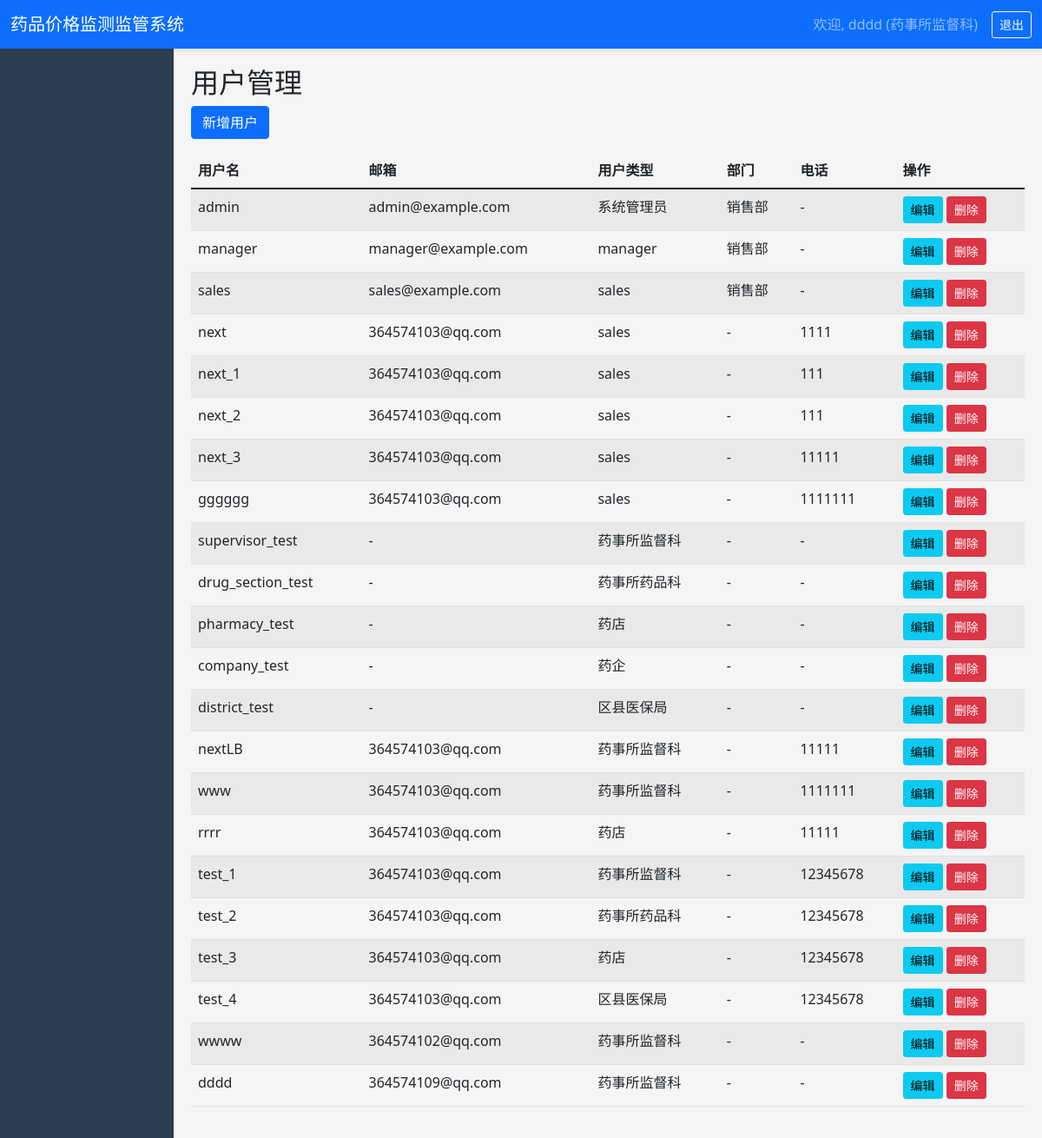
/system/users/ (signed in), run on an earlier commit of the app's database.
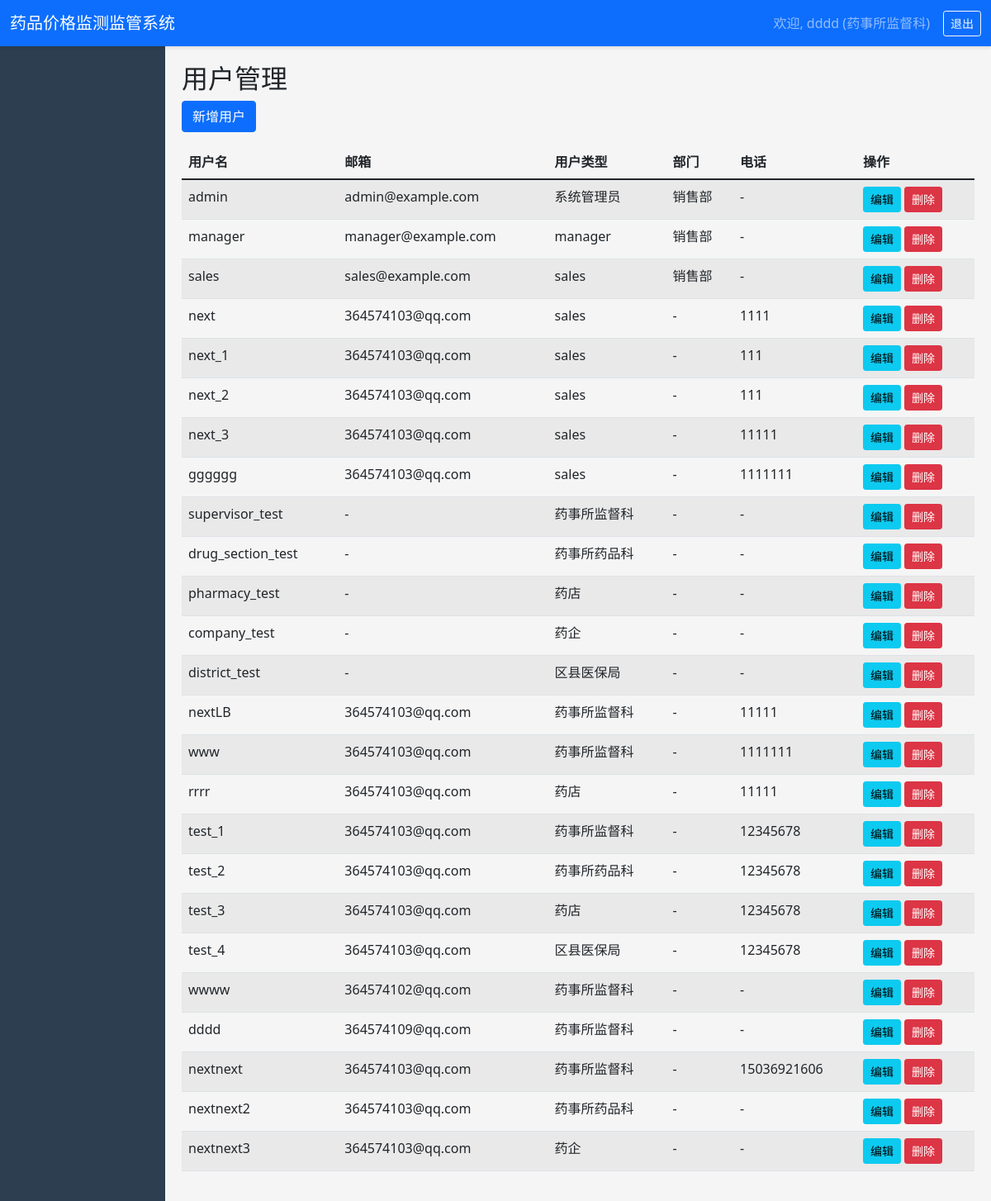
And on a later commit of the database.
### core/models.py (models this page shows, shortened)
class User(AbstractUser):
    USER_TYPE_CHOICES = [
        ('admin', '系统管理员'),
        ('supervisor', '药事所监督科'),
        ('drug_section', '药事所药品科'),
        ('pharmacy', '药店'),
        ('company', '药企'),
        ('district', '区县医保局'),
    ]
    user_type = models.CharField(max_length=20, choices=USER_TYPE_CHOICES, verbose_name='用户类型')
    phone = models.CharField(max_length=20, blank=True, verbose_name='联系电话')
    department = models.ForeignKey('Department', on_delete=models.SET_NULL, null=True, blank=True, related_name='users')
    organization = models.CharField(max_length=200, blank=True, verbose_name='所属机构')
    medical_insurance_code = models.CharField(max_length=50, blank=True, verbose_name='医保编码')
    class Meta:
        verbose_name = '用户'
        verbose_name_plural = '用户'

class Department(models.Model):
    name = models.CharField(max_length=100, verbose_name='部门名称')
    code = models.CharField(max_length=50, unique=True, verbose_name='部门编码')
    parent = models.ForeignKey('self', on_delete=models.CASCADE, null=True, blank=True, related_name='children')
    manager = models.ForeignKey(User, on_delete=models.SET_NULL, null=True, blank=True, related_name='managed_depts')
    created_at = models.DateTimeField(auto_now_add=True)
    class Meta:
        verbose_name = '部门'
        verbose_name_plural = '部门'

### core/views.py (the view)
# urls.py: path('system/users/', v.user_list, name='user_list'),
@login_required
def user_list(request):
    users = User.objects.all().select_related('department')
    return render(request, 'core/system/user_list.html', {'page_obj': users})

### templates/core/system/user_list.html (shortened to what this page needs)
{% extends 'core/base.html' %}
{% block content %}
<h2>用户管理</h2>
<a href="{% url 'user_create' %}" class="btn btn-primary mb-3">新增用户</a>
<table class="table table-striped">
    <thead>
        <tr>
            <th>用户名</th>
            <th>邮箱</th>
            <th>用户类型</th>
            <th>部门</th>
            <th>电话</th>
            <th>操作</th>
        </tr>
    </thead>
    <tbody>
        {% for user in page_obj %}
        <tr>
            <td>{{ user.username }}</td>
            <td>{{ user.email|default:'-' }}</td>
            <td>{{ user.get_user_type_display }}</td>
            <td>{{ user.department.name|default:'-' }}</td>
            <td>{{ user.phone|default:'-' }}</td>
            <td>
                <a href="#" class="btn btn-sm btn-info">编辑</a>
                <a href="#" class="btn btn-sm btn-danger">删除</a>
            </td>
        </tr>
        {% empty %}
        <tr><td colspan="6" class="text-center">暂无数据</td></tr>
        {% endfor %}
    </tbody>
</table>
{% endblock %}

### templates/core/base.html (shortened to what this page needs)
<!DOCTYPE html>
<html lang="zh-CN">
<head>
    <link href="https://cdn.jsdelivr.net/npm/bootstrap@5.1.3/dist/css/bootstrap.min.css" rel="stylesheet">
</head>
<body>
    {% if user.is_authenticated %}
    <nav class="navbar navbar-expand-lg navbar-dark bg-primary">
        <div class="container-fluid">
            <a class="navbar-brand" href="{% url 'dashboard' %}">药品价格监测监管系统</a>
            <div class="collapse navbar-collapse">
                <span class="navbar-text me-3">
                    欢迎, {{ user.username }} ({{ user.get_user_type_display }})
                </span>
                <a href="{% url 'logout' %}" class="btn btn-sm btn-outline-light">退出</a>
            </div>
        </div>
    </nav>
    <div class="container-fluid">
        <div class="row">
            <div class="col-md-2 sidebar p-0">
            </div>
            <div class="col-md-10 content">
                {% block content %}{% endblock %}
            </div>
        </div>
    </div>
    {% else %}
    {% block login_content %}{% endblock %}
    {% endif %}
</body>
</html>

### templates/core/base.html (style rules this page uses)
body { background-color: #f5f5f5; }
.sidebar { min-height: 100vh; background: #2c3e50; color: white; }
.content { padding: 20px; }
.navbar { box-shadow: 0 2px 4px rgba(0,0,0,0.1); }

What changed in the data, as far as the page shows it:
added User: username "nextnext", email "364574103@qq.com", user_type "药事所监督科", department.name "-", phone "15036921606"
added User: username "nextnext2", email "364574103@qq.com", user_type "药事所药品科", department.name "-", phone "-"
added User: username "nextnext3", email "364574103@qq.com", user_type "药企", department.name "-", phone "-"
